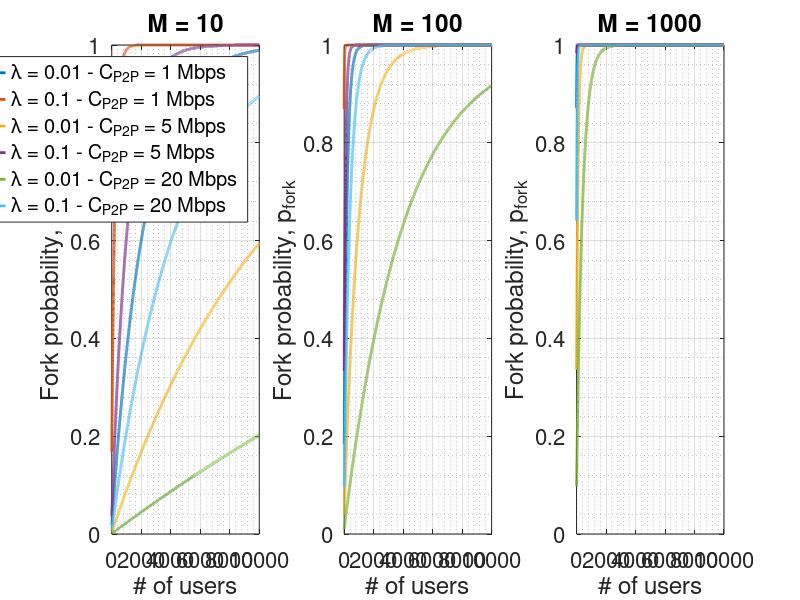

This figure's MATLAB source:
%%% *********************************************************************
%%% * Blockchain-Enabled RAN Sharing for Future 5G/6G Communications    *
%%% * Authors: Lorenza Giupponi & Francesc Wilhelmi (fwilhelmi@cttc.cat)*
%%% * Copyright (C) 2020-2025, and GNU GPLd, by Francesc Wilhelmi       *
%%% * GitHub repository: ...                                            *
%%% *********************************************************************
clear
clc

mu = [0.01 0.1];
block_size = 1:10000;

S_h = 200e3;
S_t = 5e3;
R_p2p = [1e6 5e6 20e6];
M = [10 100 1000];

figure
for m = 1 : length(M)   
    leg = {};
    counter = 1;
    for c = 1 : length(R_p2p)
        for i = 1 : length(mu)     
            for k = 1 : length(block_size)
                T_bp = (S_h + (S_t.*block_size(k))) ./ R_p2p(c); 
                p_fork{c}(i,k) = 1 - exp(-mu(i)*(M(m)-1)*T_bp);
            end
            leg{counter} = ['\lambda = ' num2str(mu(i)) ' - C_{P2P} = ' num2str(R_p2p(c)/1e6) ' Mbps'];
            counter = counter + 1;
        end
    end
    subplot(1,length(M),m)
    for c = 1 : length(R_p2p)
        for i = 1 : length(mu)
            plot(p_fork{c}(i,:), 'linewidth', 2)
            hold on
        end
    end
    set(gca, 'fontsize', 16)
    xlabel('# of users')
    ylabel('Fork probability, p_{fork}')
    grid on
    grid minor
    if m == 1
        legend(leg)
    end
    title(['M = ' num2str(M(m))])
end